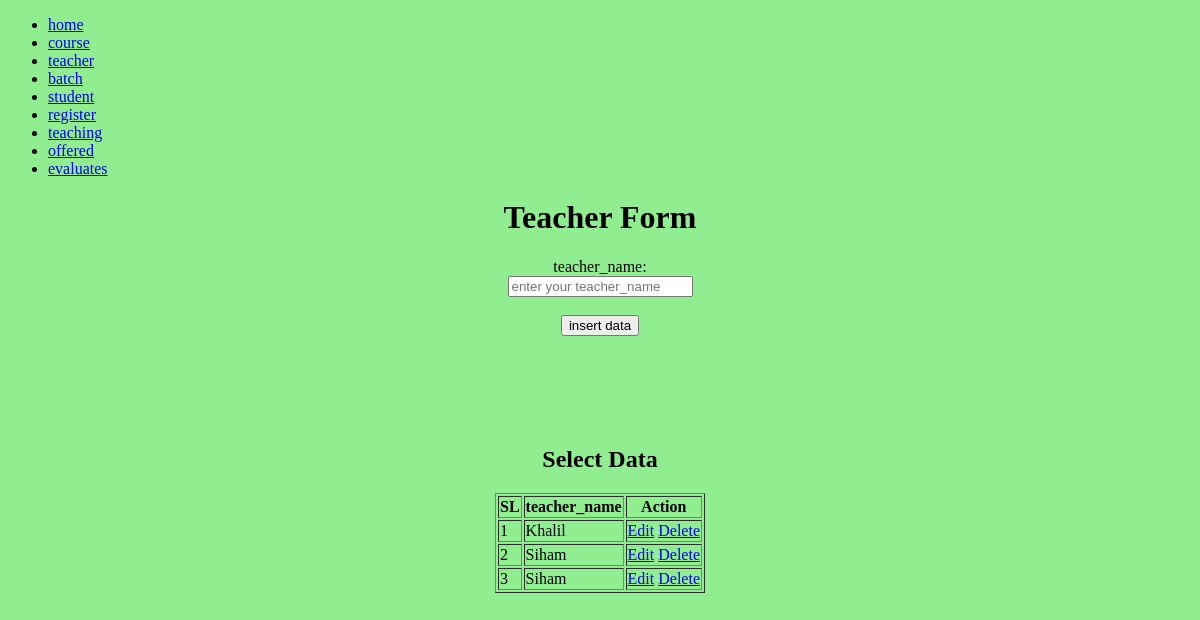
Page /teacher.php on the committed database.
### tables this page shows
CREATE TABLE IF NOT EXISTS `teacher` (
  `teacher_id` int(110) NOT NULL AUTO_INCREMENT,
  `teacher_name` varchar(110) NOT NULL,
  PRIMARY KEY (`teacher_id`)
);

### teacher.php (the view, shortened to what this page needs)
<!DOCTYPE HTML>
<html>
	<head>
		<link rel="stylesheet" href="style.css">
	</head>
	<body>
			<ul>
	 <li><a href="index.php">home</a></li>
      <li><a href="course.php">course</a></li>
      <li><a href="teacher.php">teacher</a></li>
      <li><a href="batch.php">batch</a></li>
      <li><a href="student.php">student</a></li>
      <li><a href="register.php">register</a></li>
	  <li><a href="teaching.php">teaching</a></li>
	  <li><a href="offered.php">offered</a></li>
	  <li><a href="evaluates.php">evaluates</a></li>
			</ul>
<html>
<head>
</head>
<body>
<center>
<h1>Teacher Form </h1>
<form action="" style "margin-left:170px;" method="post">
teacher_name: </br>
<input type= "text" name="teacher_name" placeholder="enter your teacher_name"> </br>
<br>
<input type= "submit" value="insert data" name="send"><br><br><br><br><br>
</form>
<br>
<?php
$conn = mysqli_connect("localhost","root","","razia_sultana");
?>
 <h2>Select Data</h2>
			 <table border="1" text-align="center">
			<tr>
				<th>SL</th>
			 <th>teacher_name</th>
				<th>Action</th>
			</tr>
<?php
$sql = "select * from teacher";
$result = mysqli_query($conn,$sql);
$count = 1;
foreach($result as $output){
?>
<tr>
	<td><?php echo $count; ?></td>
   <td><?php echo $output['teacher_name']; ?></td>
     <td><a href="teacher_edit.php?edit_teacher_name=<?php echo $output['teacher_id'];?>">Edit</a>
	<a href="delete_teacher.php?del_teacher_name=<?php echo $output['teacher_id'];?>"
	onclick="return confirm('Are you sure you want to delete this item?');">Delete</a> </td>
</tr>
<?php
$count++;
}
?>
</table>
</body>
</html>

### teacher.php (style rules this page uses)
body { background-color:lightgreen; }

### rows in the picture
teacher: teacher_name "Khalil"
teacher: teacher_name "Siham"
teacher: teacher_name "Siham"
